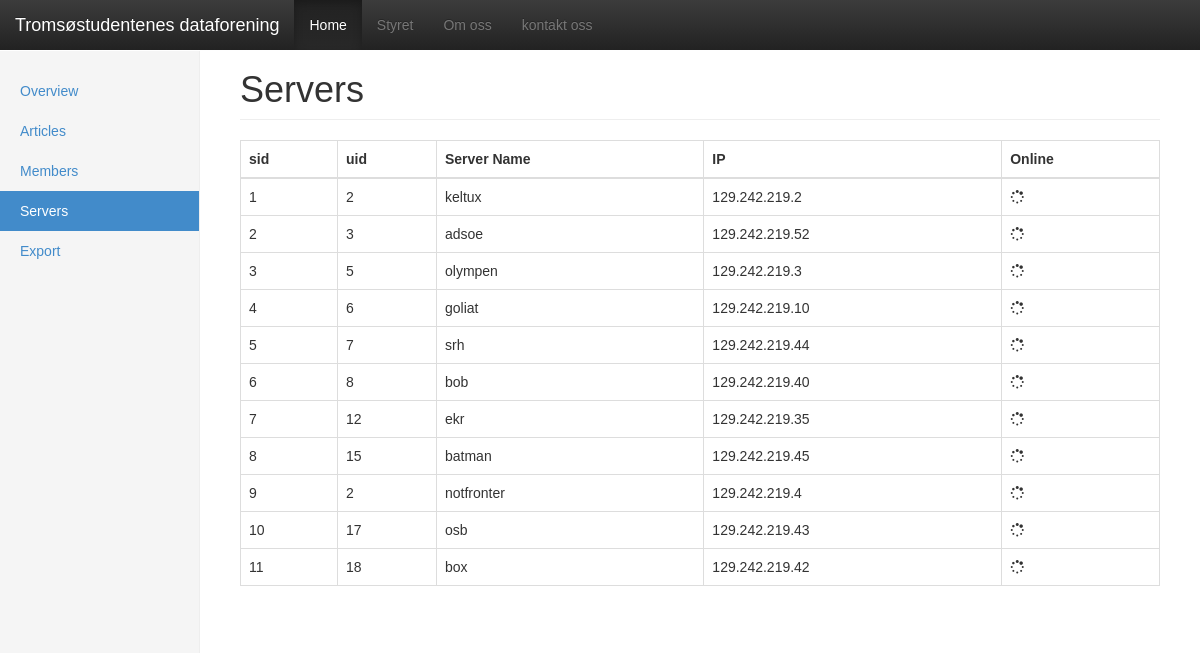
The page /dashboard/servers.html on the database its author committed.
### main.py (models this page shows)
class Servers(db.Model):
    sid = db.Column(db.Integer, primary_key=True, nullable=False)
    uid = db.Column(db.Integer, db.ForeignKey("members.uid"), nullable=False, )
    server_name = db.Column(db.String(20), nullable=False)
    ip_address = db.Column(db.String(15), nullable=False)

### main.py (the view)
@app.route("/dashboard/servers.html")
def servers():
    servers = Servers.query.all()
    return render_template("dashboard/servers.html", servers=servers)

### templates/dashboard/servers.html (shortened to what this page needs)
{% extends "dashboard/base.html" %}
{% block post_head %}
<link href="//maxcdn.bootstrapcdn.com/font-awesome/4.2.0/css/font-awesome.min.css" rel="stylesheet">
{% endblock %}
{% block content %}
<div class="container-fluid">
    <div class="row">
        {% include "snippets/dashboard_sidebar.html" %}
        <div class="col-sm-9 col-sm-offset-3 col-md-10 col-md-offset-2 main">
        <h1 class="page-header">Servers</h1>
            <table class="table table-bordered" id="serverTable">
                <thead>
                    <tr>
                        <th>sid</th>
                        <th>uid</th>
                        <th>Server Name</th>
                        <th>IP</th>
                        <th>Online</th>
                    </tr>
                </thead>
                {%  for server in servers %}
                <tr >
                    <td>{{ server.sid }}</td>
                    <td>{{ server.uid }}</td>
                    <td>{{ server.server_name }}</td>
                    <td class="server-ip" id="{{ server.ip_address }}">{{ server.ip_address }}</td>
                    <td id="spinner"><i class="fa fa-spinner fa-spin"></i></td>
                </tr>
                {% endfor %}
            </table>
        </div>
    </div>
{% endblock %}

### static/css/dashboard.css (style rules this page uses)
body { padding-top: 50px; }
.main { padding: 20px; }
@media (min-width: 768px) { .main { padding-right: 40px; padding-left: 40px; } }
.main .page-header { margin-top: 0; }

### static/css/custom.css (style rules this page uses)
body { font-family: "Droid Sans", sans-serif; }

### rows shown on the page
Servers: sid "1", uid "2", server_name "keltux", ip_address "129.242.219.2"
Servers: sid "2", uid "3", server_name "adsoe", ip_address "129.242.219.52"
Servers: sid "3", uid "5", server_name "olympen", ip_address "129.242.219.3"
Servers: sid "4", uid "6", server_name "goliat", ip_address "129.242.219.10"
Servers: sid "5", uid "7", server_name "srh", ip_address "129.242.219.44"
Servers: sid "6", uid "8", server_name "bob", ip_address "129.242.219.40"
Servers: sid "7", uid "12", server_name "ekr", ip_address "129.242.219.35"
Servers: sid "8", uid "15", server_name "batman", ip_address "129.242.219.45"
Servers: sid "9", uid "2", server_name "notfronter", ip_address "129.242.219.4"
Servers: sid "10", uid "17", server_name "osb", ip_address "129.242.219.43"
Servers: sid "11", uid "18", server_name "box", ip_address "129.242.219.42"
